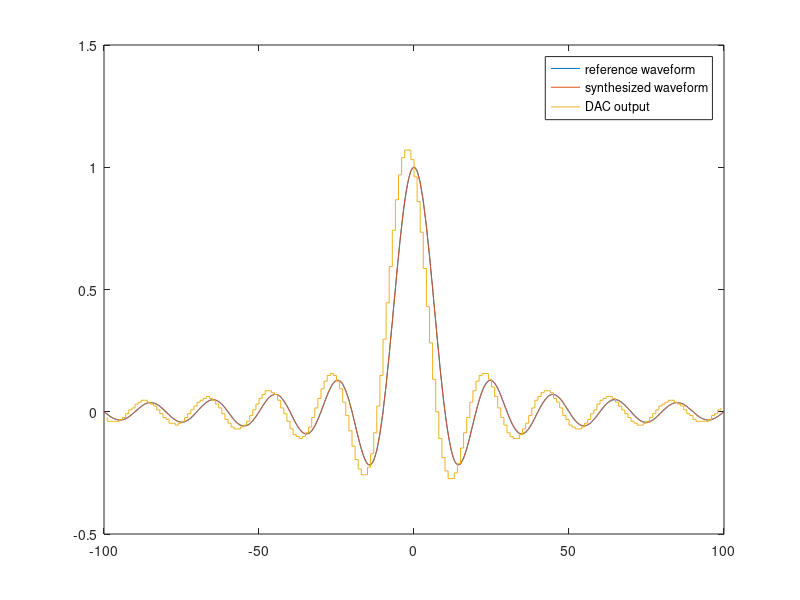

MATLAB code to generate this figure:
%
% Generate DAC samples to follow a given waveform after a first-order RC filter
%
% --------------------------------------------------------
%
% Copyright (C) 2013  Clifford Wolf <clifford@clifford.at>
% 
% Permission to use, copy, modify, and/or distribute this software for any
% purpose with or without fee is hereby granted, provided that the above
% copyright notice and this permission notice appear in all copies.
% 
% THE SOFTWARE IS PROVIDED "AS IS" AND THE AUTHOR DISCLAIMS ALL WARRANTIES
% WITH REGARD TO THIS SOFTWARE INCLUDING ALL IMPLIED WARRANTIES OF
% MERCHANTABILITY AND FITNESS. IN NO EVENT SHALL THE AUTHOR BE LIABLE FOR
% ANY SPECIAL, DIRECT, INDIRECT, OR CONSEQUENTIAL DAMAGES OR ANY DAMAGES
% WHATSOEVER RESULTING FROM LOSS OF USE, DATA OR PROFITS, WHETHER IN AN
% ACTION OF CONTRACT, NEGLIGENCE OR OTHER TORTIOUS ACTION, ARISING OUT OF
% OR IN CONNECTION WITH THE USE OR PERFORMANCE OF THIS SOFTWARE.

global R C F B
R = 220;  % Resistance (Ohm)
C = 1e-8; % Capacitance (F)
F = 1e+6; % Sample-Rate (Hz)
B = 8;    % DAC Precicion (Bits)

function y = filter_response_single(t)
	global R C F
	tau = C*R*F;
	if t < 0
		y = 0;
	elseif t < 1
		y = 1 - exp(-t/tau);
	else
		y = exp((1-t)/tau) - exp(-t/tau);
	end
end

function Y = filter_response(T)
	Y = arrayfun(@filter_response_single, T);
end

function y = sinc_single(t)
	if abs(t) > 1e-3
		y = sin(t*pi/10)/(t*pi/10);
	else
		y = 1;
	end
end

function Y = sinc(T)
	Y = arrayfun(@sinc_single, T);
end

T = [-100:0.1:100];
Y = sinc(T);

A = zeros(length(T), length(-100:99));
for i = 1:length(-100:99)
	t = i-101;
	A(:,i) = filter_response(T-t);
end
X = (A'*A) \ (A'*Y');
X = round(X * 2^(B-1)) / 2^(B-1);

plot(T, Y, ';reference waveform;', T, A*X, ';synthesized waveform;', reshape([1 1]'*[-99:99], 1, 398), reshape([ X(1:199)'; X(2:200)' ], 1, 398), ';DAC output;');

